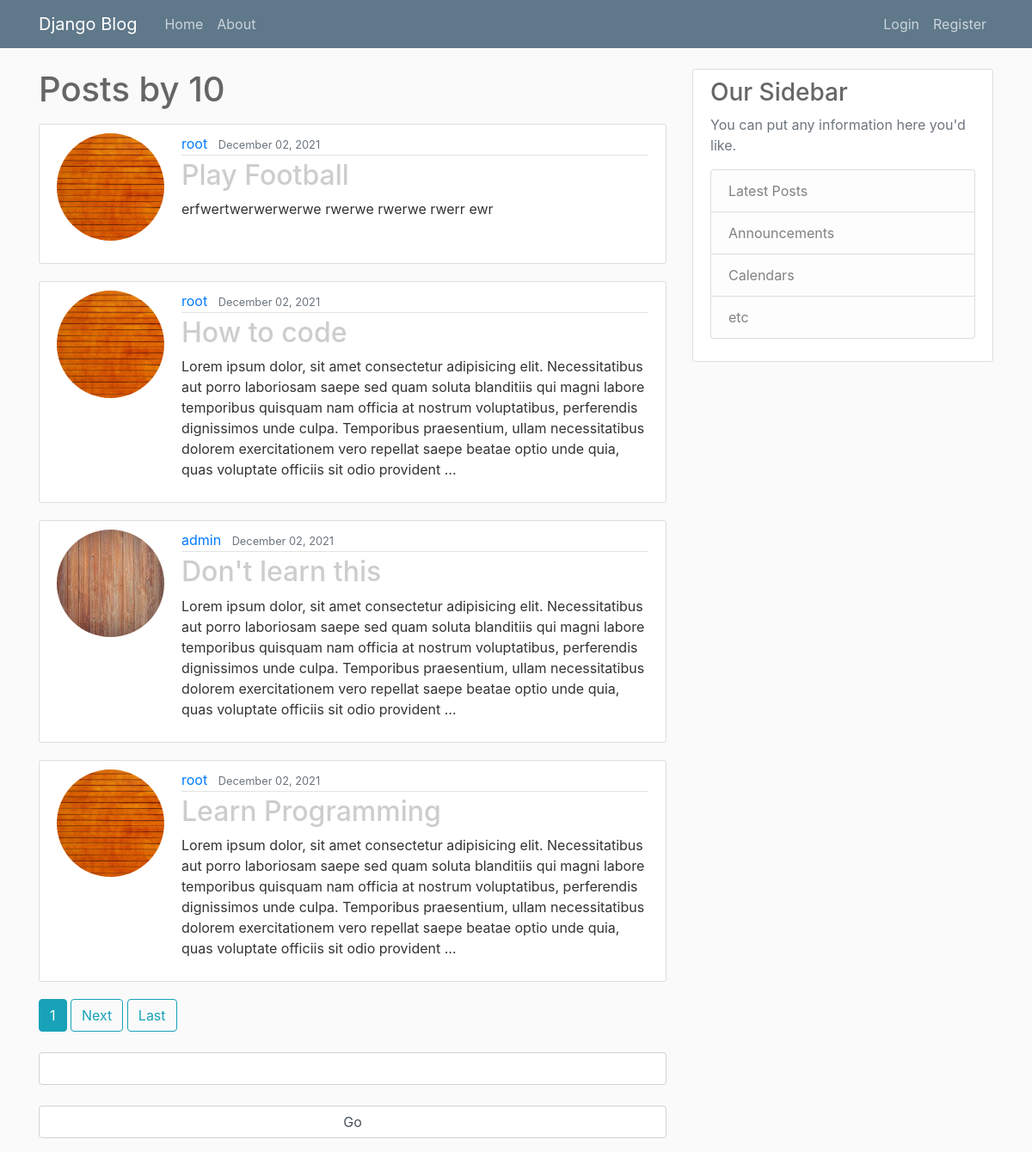
Screenshot of /user/admin/ with the database file from the repository.
### blog/models.py (models this page shows, shortened)
class Post(models.Model):
    author = models.ForeignKey(User, on_delete=models.CASCADE)
    title = models.CharField(max_length=100)
    content = models.TextField()
    date_posted = models.DateTimeField(default=timezone.now)
    likes = models.ManyToManyField(User, related_name="post_likes")

### users/models.py (models this page shows, shortened)
class Profile(models.Model):
    user = models.OneToOneField(User, on_delete=models.CASCADE)
    image = models.ImageField(default="default.jpg", upload_to='profile_pics')

### blog/views.py (the view)
# urls.py: path("user/<str:username>/", views.UserPostListView.as_view(), name="user_posts"),
class UserPostListView(ListView):
    model = Post
    template_name = 'blog/user_posts.html'
    context_object_name = 'posts'
    paginate_by = 4

### templates/blog/user_posts.html (shortened to what this page needs)
{% extends 'base.html' %}
{% block content %}
<h1 class="mb-3">Posts by {{ views.kwargs.username }}  {{ page_obj.paginator.count }}</h1>
{% for post in posts %}
<article class="media content-section">
    <img src="{{ post.author.profile.image.url }}" alt="img" class="rounded-circle account-img">
    <div class="media-body">
        <div class="article-metadata">
            <a href="{% url 'user_posts' post.author.username %}" class="mr-2">{{ post.author }}</a>
            <small class="text-muted">{{ post.date_posted|date:"F d, Y" }}</small>
        </div>
        <h2><a href="{% url 'post_detail' post.pk %}" class="article-title">{{ post.title }}</a></h2>
        <p class="article-content">{{ post.content|truncatewords:50 }}</p>
    </div>
</article>
{% endfor %}
    {% for num in page_obj.paginator.page_range %}
        {% if page_obj.number == num %}
            <a href="?page={{ num }}" class="btn btn-info mb-4">{{ num }}</a>
        {% elif num > page_obj.numuber|add:'-3' and num < page_obj.number|add:'3' %}
            <a href="?page={{ num }}" class="btn btn-outline-info mb-4">{{ num }}</a>
        {% endif %}
    {% endfor %}
    {% if page_obj.has_next %}
        <a href="?page={{ page_obj.next_page_number }}" class="btn btn-outline-info mb-4">Next</a>
        {% if page_obj.next_page_number|add:'10' < page_obj.paginator.num_pages %}
            <a href="?page={{ page_obj.next_page_number }}" class="btn btn-outline-info mb-4">...</a>
        {% else %}
            <a href="?page={{ page_obj.paginator.num_pages }}" class="btn btn-outline-info mb-4">Last</a>
        {% endif %}
    {% endif %}
    <form action="/gotopage/" method="post" class="form-group">
        <input type="number" class="form-control" name="page">
        <br>
        <input type="submit" class="form-control" value="Go">
    </form>
{% endblock %}

### static/css/main.css (style rules this page uses)
body { background: #fafafa; color: #333333; margin-top: 5rem; }
h1, h2, h2, h3, h4, h5, h6 { color: #666666; }
.content-section { background-color: #ffffff; padding: 10px 20px; border: 1px solid #dddddd; border-radius: 3px; margin-bottom: 20px; }
.article-title { color: #4444; }
.article-content { white-space: pre-line; }
.article-metadata { padding-bottom: 1px; margin-bottom: 4px; border-bottom: 1px solid #e3e3e3; }
.account-img { height: 125px; width: 125px; margin-right: 20px; margin-bottom: 16px; }

### rows the page displays
Post: author.profile.image (placeholder picture), author "root", date_posted "December 02, 2021", title "Play Football", content "erfwertwerwerwerwe rwerwe rwerwe rwerr ewr"
Post: author.profile.image (placeholder picture), author "root", date_posted "December 02, 2021", title "How to code", content "Lorem ipsum dolor, sit amet consectetur adipisicing elit. Necessitatibus aut porro laboriosam saepe sed quam soluta blanditiis qui magni labore temporibus quisquam nam officia at nostrum voluptatibus, perferendis dignissimos unde culpa. Temporibus praesentium, ullam necessitatibus dolorem exercitationem vero repellat saepe beatae optio unde quia, quas voluptate officiis sit odio provident …"
Post: author.profile.image (picture), author "admin", date_posted "December 02, 2021", title "Don't learn this", content "Lorem ipsum dolor, sit amet consectetur adipisicing elit. Necessitatibus aut porro laboriosam saepe sed quam soluta blanditiis qui magni labore temporibus quisquam nam officia at nostrum voluptatibus, perferendis dignissimos unde culpa. Temporibus praesentium, ullam necessitatibus dolorem exercitationem vero repellat saepe beatae optio unde quia, quas voluptate officiis sit odio provident …"
Post: author.profile.image (placeholder picture), author "root", date_posted "December 02, 2021", title "Learn Programming", content "Lorem ipsum dolor, sit amet consectetur adipisicing elit. Necessitatibus aut porro laboriosam saepe sed quam soluta blanditiis qui magni labore temporibus quisquam nam officia at nostrum voluptatibus, perferendis dignissimos unde culpa. Temporibus praesentium, ullam necessitatibus dolorem exercitationem vero repellat saepe beatae optio unde quia, quas voluptate officiis sit odio provident …"

### other values shown
{{ page_obj.paginator.count }} "10"
{{ num }} "1"
